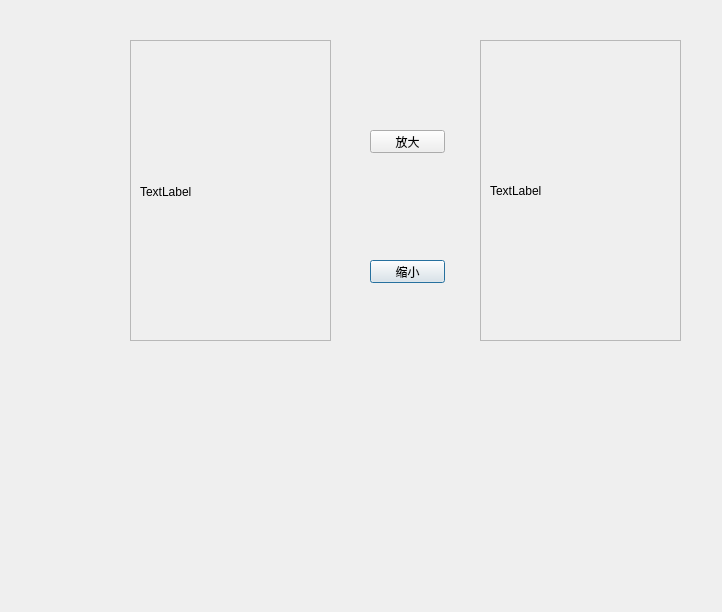
<?xml version="1.0" encoding="UTF-8"?>
<ui version="4.0">
 <class>Dialog</class>
 <widget class="QDialog" name="Dialog">
  <property name="geometry">
   <rect>
    <x>0</x>
    <y>0</y>
    <width>722</width>
    <height>612</height>
   </rect>
  </property>
  <property name="windowTitle">
   <string>Dialog</string>
  </property>
  <widget class="QFrame" name="frame">
   <property name="geometry">
    <rect>
     <x>130</x>
     <y>40</y>
     <width>201</width>
     <height>301</height>
    </rect>
   </property>
   <property name="frameShape">
    <enum>QFrame::StyledPanel</enum>
   </property>
   <property name="frameShadow">
    <enum>QFrame::Raised</enum>
   </property>
   <widget class="QFrame" name="frame_2">
    <property name="geometry">
     <rect>
      <x>0</x>
      <y>0</y>
      <width>201</width>
      <height>301</height>
     </rect>
    </property>
    <property name="frameShape">
     <enum>QFrame::StyledPanel</enum>
    </property>
    <property name="frameShadow">
     <enum>QFrame::Raised</enum>
    </property>
    <widget class="QLabel" name="label">
     <property name="geometry">
      <rect>
       <x>10</x>
       <y>11</y>
       <width>181</width>
       <height>281</height>
      </rect>
     </property>
     <property name="text">
      <string>TextLabel</string>
     </property>
    </widget>
   </widget>
  </widget>
  <widget class="QPushButton" name="btn_small">
   <property name="geometry">
    <rect>
     <x>370</x>
     <y>260</y>
     <width>75</width>
     <height>23</height>
    </rect>
   </property>
   <property name="text">
    <string>缩小</string>
   </property>
  </widget>
  <widget class="QPushButton" name="btn_big">
   <property name="geometry">
    <rect>
     <x>370</x>
     <y>130</y>
     <width>75</width>
     <height>23</height>
    </rect>
   </property>
   <property name="text">
    <string>放大</string>
   </property>
  </widget>
  <widget class="QFrame" name="frame_4">
   <property name="geometry">
    <rect>
     <x>480</x>
     <y>40</y>
     <width>201</width>
     <height>301</height>
    </rect>
   </property>
   <property name="frameShape">
    <enum>QFrame::StyledPanel</enum>
   </property>
   <property name="frameShadow">
    <enum>QFrame::Raised</enum>
   </property>
   <widget class="QLabel" name="label_2">
    <property name="geometry">
     <rect>
      <x>10</x>
      <y>10</y>
      <width>181</width>
      <height>281</height>
     </rect>
    </property>
    <property name="text">
     <string>TextLabel</string>
    </property>
   </widget>
  </widget>
 </widget>
 <resources/>
 <connections/>
</ui>
